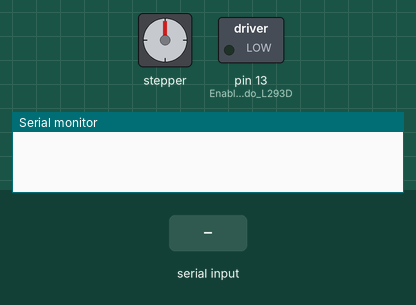
A sketch run on a simulated Arduino Uno, built with avr-gcc and run on an emulated ATmega328P. Shown: stepper motor, switched loads named in the sketch (green lamp = pin HIGH), the last lines printed to the serial monitor. Inputs (shaded band) come from the test bench. Stepper angles assume 100 steps per turn.

Above: at 1.2 s.
1.3 s: "2" received over Serial
At 1.45 s:
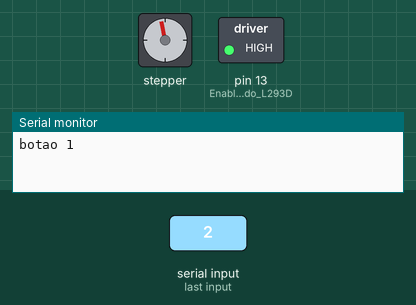
At 2.6 s:
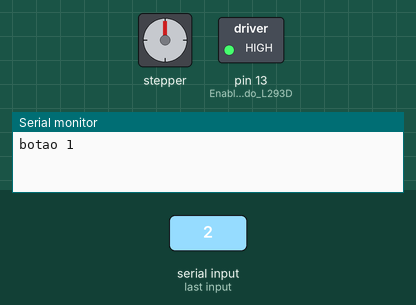
3.4 s: "0" received over Serial
At 3.8 s:
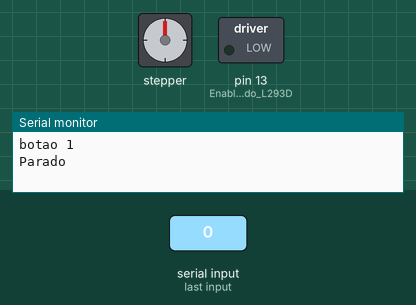
Timing chart, 0 to 6.4 s (numbered marks = the images above; inputs shaded):
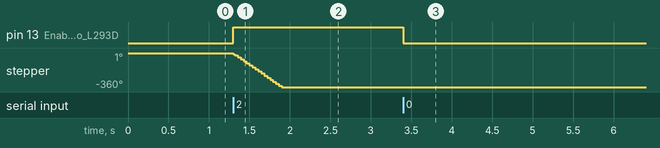

Measured:
- after the input at 1.3 s, pin 13 (Enable_do_L293D): LOW → HIGH at once; stepper: turns 360° counter-clockwise in 0.60 s, starting at once
- after the input at 3.4 s, pin 13 (Enable_do_L293D): HIGH → LOW at once

The sketch:

MotorDePasso_comLN293D.ino
```cpp
#include <Stepper.h>  //Biblioteca já disponível na IDE do Arduino

const int steps = 100; //Número de passos para o motor

Stepper motor(steps, 5, 4); //Pinos 5 e 4 do Arduino

void setup()
{
  motor.setSpeed(100);    //Velocidade da rotação do motor (RPM)
  Serial.begin(115200);
  pinMode(13, OUTPUT);  //Enable do L293D
  digitalWrite(13, LOW);
}

void loop()
{
  if (Serial.read() == '1')  //Gira para um lado
  {
    digitalWrite(13, HIGH);
    Serial.println("botao");
    motor.step(steps);
  }
  else if (Serial.read() == '2') //Gira para o outro lado
  {
    digitalWrite(13, HIGH);
    Serial.println("botao 1");
    motor.step(-steps);
  }
  else if (Serial.read() == '0')  //Fica parado
  {
    digitalWrite(13, LOW);
    Serial.println("Parado");
    motor.step(0);

  }
}
```
